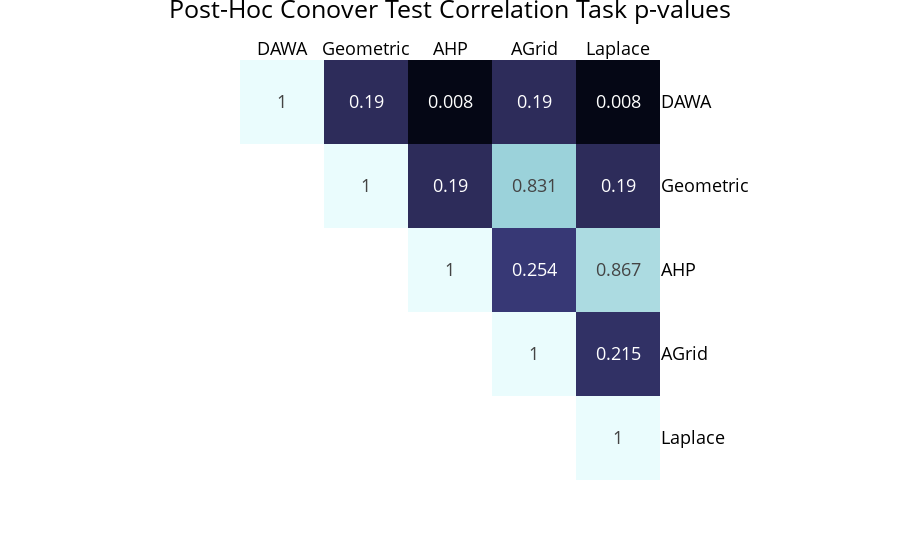

Here is the notebook cell this chart was saved with:
### Markdown cell above
#### Correlation Best Algorithm Table

### Code cell
filteredDfCorrelation = getFilteredArray(answerDataFrame, 'correlation')

dfOverall = getConoverPostHoc(filteredDfCorrelation)
cols = ['DAWA', 'Geometric', 'AHP', 'AGrid', 'Laplace']
dfOverall = dfOverall.reindex(['DAWA', 'Geometric', 'AHP', 'AGrid', 'Laplace'])
dfOverall = dfOverall[cols] 
np.triu(np.ones(dfOverall.shape)).astype(np.bool)[0:5,0:5]
pd.set_option('precision', 3)
df_lt = dfOverall.where(np.triu(np.ones(dfOverall.shape)).astype(np.bool)[0:5,0:5]).round(3)
fig = px.imshow(df_lt, text_auto=True, color_continuous_scale="ice", zmax=1,zmin=0)
fig.update_layout(plot_bgcolor="white")
fig.update_layout(font = dict(size = 18, color = 'black'))
fig.update_coloraxes(showscale=False)
fig.update_layout(title_text='Post-Hoc Conover Test Correlation Task p-values', title_x=0.5, title_y = 1)
fig['layout']['xaxis']['side'] = 'top'
fig['layout']['yaxis']['side'] = 'right'
fig.write_image("post-hoc-correlation.svg")
fig.show()

### Figure 1 — Plotly figure (JSON) as saved in the notebook; plotly's stock layout.template omitted (floating-point values rounded to 4 significant figures)
{"data": [{"coloraxis": "coloraxis", "hovertemplate": "x: %{x}<br>y: %{y}<br>color: %{z}<extra></extra>", "name": "0", "texttemplate": "%{z}", "type": "heatmap", "x": ["DAWA", "Geometric", "AHP", "AGrid", "Laplace"], "xaxis": "x", "y": ["DAWA", "Geometric", "AHP", "AGrid", "Laplace"], "yaxis": "y", "z": [[1, 0.19, 0.008, 0.19, 0.008], [null, 1, 0.19, 0.831, 0.19], [null, null, 1, 0.254, 0.867], [null, null, null, 1, 0.215], [null, null, null, null, 1]]}], "layout": {"coloraxis": {"cmax": 1, "cmin": 0, "colorscale": [[0, "rgb(3, 5, 18)"], [0.09091, "rgb(25, 25, 51)"], [0.1818, "rgb(44, 42, 87)"], [0.2727, "rgb(58, 60, 125)"], [0.3636, "rgb(62, 83, 160)"], [0.4545, "rgb(62, 109, 178)"], [0.5455, "rgb(72, 134, 187)"], [0.6364, "rgb(89, 159, 196)"], [0.7273, "rgb(114, 184, 205)"], [0.8182, "rgb(149, 207, 216)"], [0.9091, "rgb(192, 229, 232)"], [1, "rgb(234, 252, 253)"]], "showscale": false}, "font": {"color": "black", "size": 18}, "margin": {"t": 60}, "plot_bgcolor": "white", "title": {"text": "Post-Hoc Conover Test Correlation Task p-values", "x": 0.5, "y": 1}, "xaxis": {"anchor": "y", "constrain": "domain", "domain": [0, 1], "scaleanchor": "y", "side": "top"}, "yaxis": {"anchor": "x", "autorange": "reversed", "constrain": "domain", "domain": [0, 1], "side": "right"}}}
